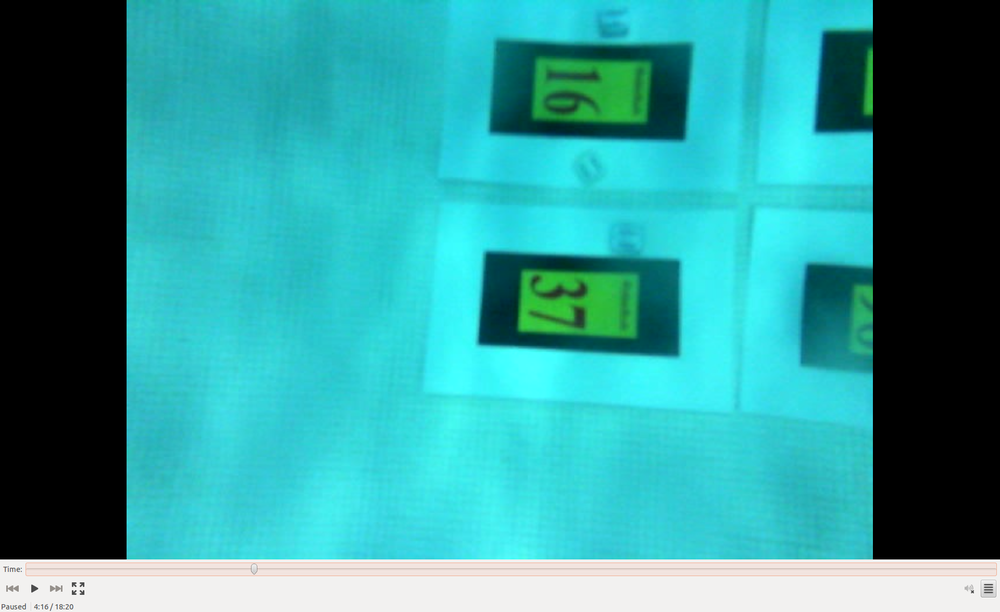
#> input picture vision/sample_frame.png, 1000 x 612 px, shrunk from 1920 x 1176 before the run
$ python -i gateBase.py   (imports and definitions only)
#> lines starting #> are read from the running program, lines starting #| are printed output that depends on the picture; after the words box and inside, x2 and y2 are one past the last pixel; in counts of white or black regions, pixels touching at a corner belong together
#> further down, picture is the input picture: shape (612, 1000, 3); mean B, G, R 154.3, 153.6, 50.8
### vision2/Entities/VisObj/gateVisObj.py
"""
implementation of the gate vision obj
"""
import numpy as np
import cv2
from visobj import VisObj

keys = ["found", "leftPole", "rightPole", "center"]
class gateVisObj(VisObj):


  # array of [found, leftPole, rightPole]
  def __init__(self, data):
    if str(data[0]) == str(False):
      data[0] = False
    self.found = data[0]
    self.lp = int(data[1])
    self.rp = int(data[2])
    self.cp = self.lp + (self.rp - self.lp)/2
    self.out = {}
    self.keys = keys
    self.out["found"] = self.found
    self.out["leftPole"] = self.lp
    self.out["rightPole"] = self.rp
    self.out["center"] = self.cp


  # [9 lines left out: function draw, not called in this run]

  """
  returns the center point of the gate in the frame, pixels to the right
  """
  def loc(self):
    return self.cp

### vision/Entities/VisObj/slotsVisObj.py
"""
implementation of the gate vision obj
"""
import numpy as np
import cv2
from visobj import VisObj
import math
import time

class HoleRecord:
  def __init__(self, time, hole):
    self.time = time
    self.hole = hole

"""
sparse grid of hole records
can be thought of as grid where each unit has a list of holes in it
"""
class History:
  def __init__(self):
    # length coords need to be close by
    self.coord_length = 20
    # rows = { x1 : { y1 : HoleRecord}, x4 : { y2 : HoleRecord}, ... }
    self.rows = {}

  # add a record to the grid
  # [25 lines left out: functions addRecord, clearRecords, not called in this run]


keys = ["found", "locations"]
# coords
history = History()


class slotsVisObj(VisObj):

  keys = ["found", "locations"]
  history = {}

  # [32 lines left out: functions __init__, updateHistory, historyPoints, draw, not called in this run]

  """
  returns closest location to the center of the screen
  """
  # [10 lines left out: function closestLoc, not called in this run]

### vision/Entities/Utilities/debugFrame.py
import cv2

def debugFrame(name, frame, again=False):
  cv2.imshow(name, frame)

### vision/Entities/gateBase.py
import cv2
import numpy as np


from VisObj import visObjects
from Utilities import debugFrame


visObj = "gate"
obj = visObjects[visObj]
keys = (obj([False, 0, 0])).keys


def ProcessFrame(frame):
  out = obj([False, 0, 0])
  red = frame[:,:,2]
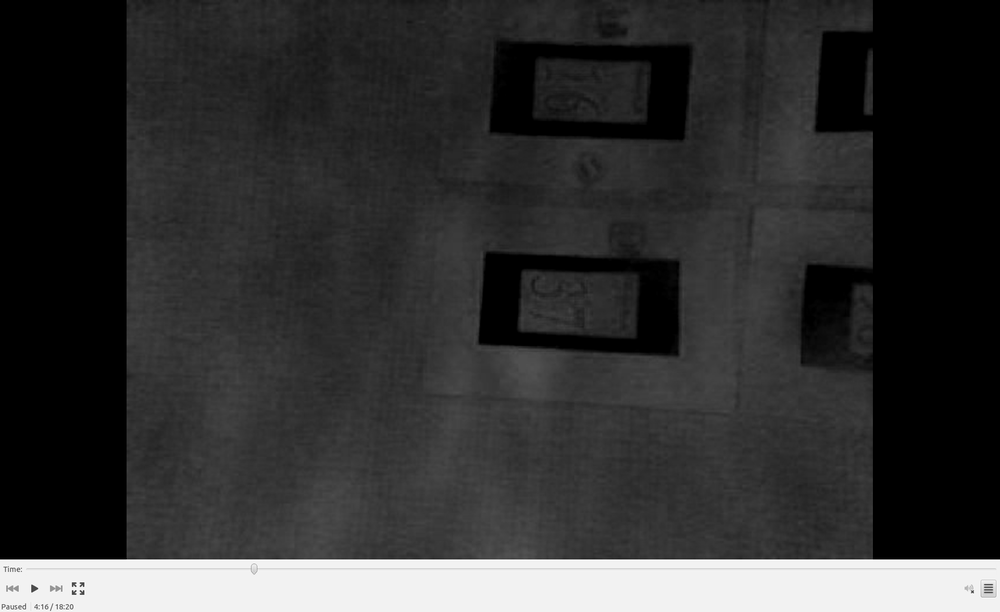
#> red: shape (612, 1000); min 0, max 255, mean 50.8
  debugFrame("red", red)
  (row, col, pages) = frame.shape
#> row = 612; col = 1000; pages = 3
  maxArea = (row * col)/3
#> maxArea = 204000
  minArea = 200
  red = cv2.medianBlur(red, ksize = 3)
  ret, thresh = cv2.threshold(red, 120, 255, cv2.THRESH_BINARY)
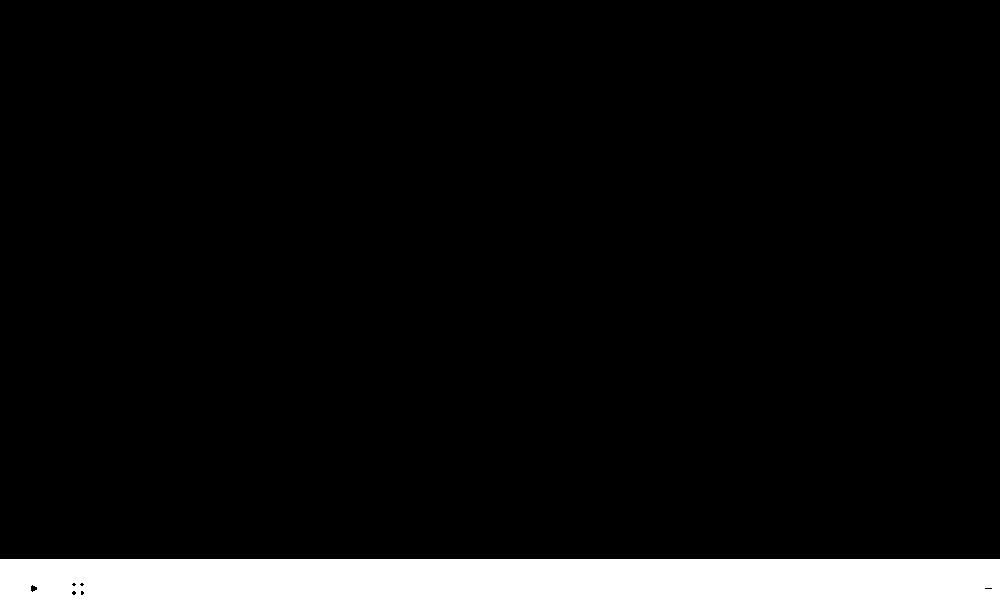
#> thresh: shape (612, 1000); 8.6% white; 1 white region, box (x1, y1, x2, y2) and area: (0, 559, 1000, 612) 52927
  kernel = np.ones((5,5),np.uint8)
  thresh = cv2.dilate(thresh,kernel, iterations = 2)
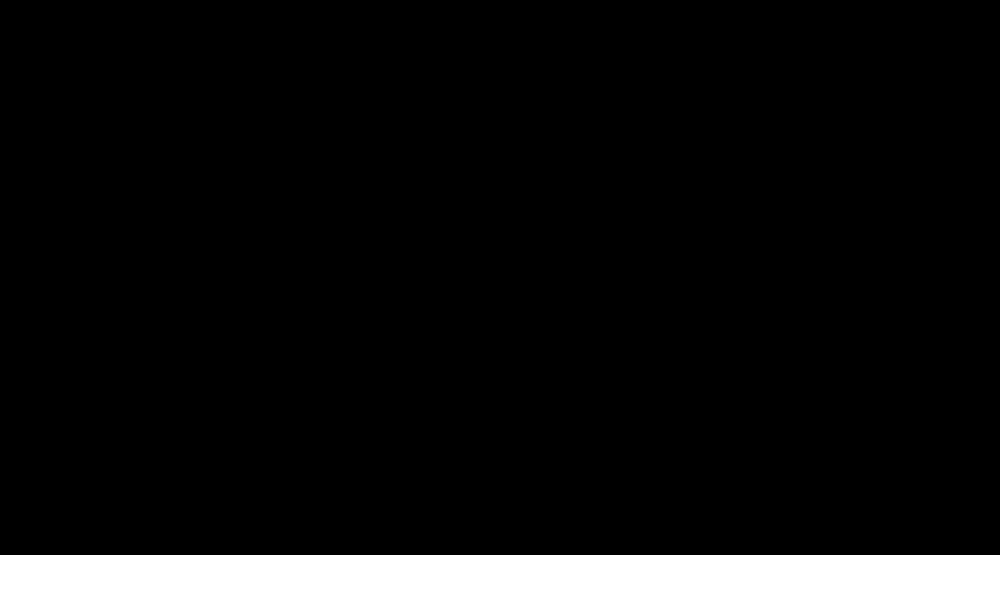
#> thresh: shape (612, 1000); 9.3% white; 1 white region, box (x1, y1, x2, y2) and area: (0, 555, 1000, 612) 57000
  debugFrame("thresh", thresh)
  contours, hierchy = cv2.findContours(thresh, cv2.RETR_TREE, cv2.CHAIN_APPROX_SIMPLE)
#> contours = [[[0, 555], [0, 611], [999, 611], [999, 555]]]
  possiblePoles = []
  for cont in contours:
    (center, (w, h), ang) = cv2.minAreaRect(cont)
    area = w * h
    aspectRatio = h / w
    if aspectRatio < 1:
    	aspectRatio = 1/aspectRatio
    angp = abs(ang)
    angp = abs(angp - round((angp/90.0)) * 90)
    if angp < 10.0 and area > minArea and abs(aspectRatio - 7) < 2:
      possiblePoles.append((cont, center))
#> this loop made 1 pass
#> (cont, center, w, h, ang, area, aspectRatio, angp) on pass 1: ([[0, 555], [0, 611], [999, 611], [999, 555]], (499.5, 583), 56, 999, -90, 55944, 17.84, 0)
#> after the loop, possiblePoles = []

  possiblePoles = sorted(possiblePoles, key = sortPoles)
  if len(possiblePoles) > 1:
  	prevPole = possiblePoles[0]
  	poles = [prevPole]
  	for pole in possiblePoles:
  	  diff = abs( pole[1][0] - prevPole[1][0])
  	  if (diff > 20):
  	    poles.append(pole)
  	  prevPole = pole
  	if (len(poles) == 2):
  	  left = poles[0]
  	  right = poles[1]
  	  out = obj([True, int(right[1][0]), int(left[1][0])])
  	  frame = out.draw(frame)
  	  cv2.drawContours(frame, [left[0], right[0]], -1, (0,0, 0), 3)

  debugFrame("out", frame)
  return out

def sortPoles(pole):

  return pole[1][0]

>>> import cv2
>>> picture = cv2.imread('../sample_frame.png')
>>> result = ProcessFrame(picture)
